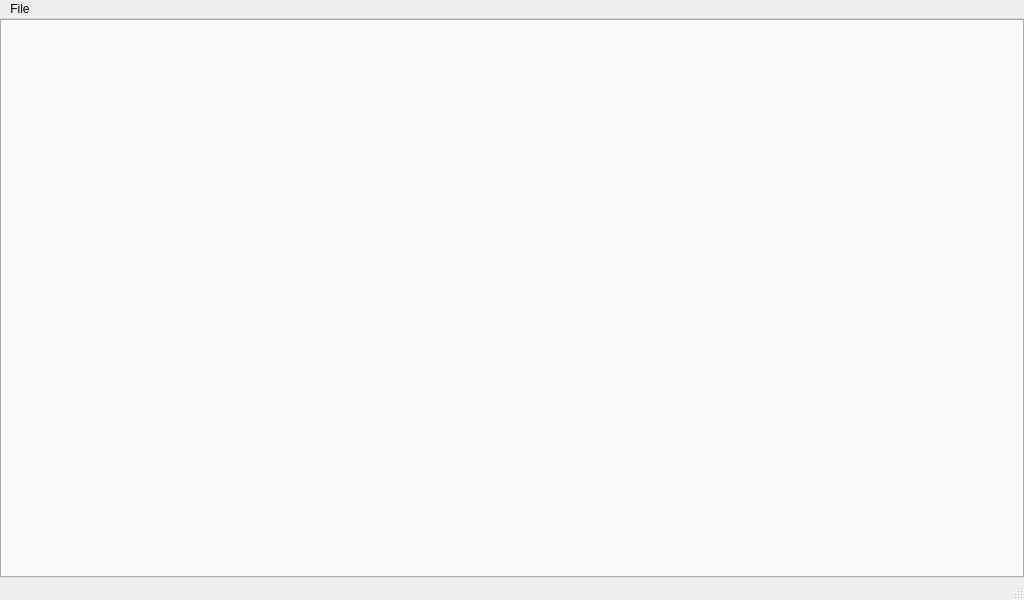
<?xml version="1.0" encoding="UTF-8"?>
<ui version="4.0">
 <class>Window</class>
 <widget class="QMainWindow" name="Window">
  <property name="geometry">
   <rect>
    <x>0</x>
    <y>0</y>
    <width>1024</width>
    <height>600</height>
   </rect>
  </property>
  <property name="windowTitle">
   <string>Boz Scene Tree Editor</string>
  </property>
  <widget class="QWidget" name="Container">
   <layout class="QVBoxLayout" name="ContainerVerticalLayout">
    <property name="spacing">
     <number>0</number>
    </property>
    <property name="leftMargin">
     <number>0</number>
    </property>
    <property name="topMargin">
     <number>0</number>
    </property>
    <property name="rightMargin">
     <number>0</number>
    </property>
    <property name="bottomMargin">
     <number>0</number>
    </property>
    <item>
     <widget class="QTabWidget" name="Tabs">
      <property name="minimumSize">
       <size>
        <width>400</width>
        <height>200</height>
       </size>
      </property>
      <property name="currentIndex">
       <number>-1</number>
      </property>
     </widget>
    </item>
   </layout>
  </widget>
  <widget class="QMenuBar" name="Menu">
   <property name="geometry">
    <rect>
     <x>0</x>
     <y>0</y>
     <width>1024</width>
     <height>21</height>
    </rect>
   </property>
   <widget class="QMenu" name="Menu_File">
    <property name="title">
     <string>File</string>
    </property>
    <addaction name="Menu_Open"/>
    <addaction name="Menu_Save"/>
    <addaction name="Menu_Exit"/>
   </widget>
   <addaction name="Menu_File"/>
  </widget>
  <widget class="QStatusBar" name="StatusBar"/>
  <action name="Menu_Exit">
   <property name="text">
    <string>Exit</string>
   </property>
   <property name="shortcut">
    <string>Alt+F4</string>
   </property>
  </action>
  <action name="Menu_Open">
   <property name="text">
    <string>Open</string>
   </property>
   <property name="shortcut">
    <string>Ctrl+O</string>
   </property>
  </action>
  <action name="Menu_Save">
   <property name="text">
    <string>Save</string>
   </property>
   <property name="shortcut">
    <string>Ctrl+S</string>
   </property>
  </action>
 </widget>
 <resources/>
 <connections/>
</ui>
